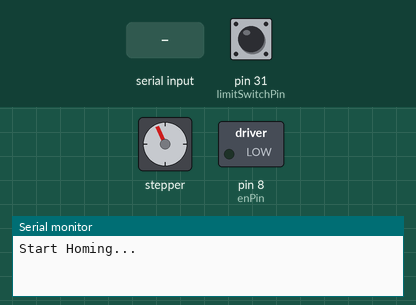
This sketch was run on a simulated Arduino Mega 2560, built with avr-gcc and run on an emulated ATmega2560. Shown: stepper motor, switched loads named in the sketch (green lamp = pin HIGH), the last lines printed to the serial monitor. The test bench sets the inputs (shaded band); at power-on: pin 31 (limitSwitchPin) HIGH. Stepper angles assume 200 steps per turn.

Above: at 0.8 s.
0.9 s: pin 31 (limitSwitchPin) pulled LOW for 0.15 s
At 2.5 s:
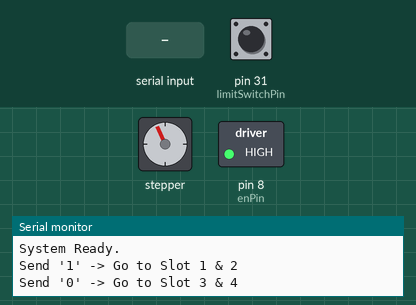
3.4 s: "0" received over Serial
At 4.09 s:
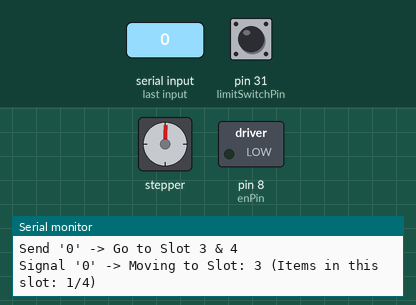
At 4.72 s:
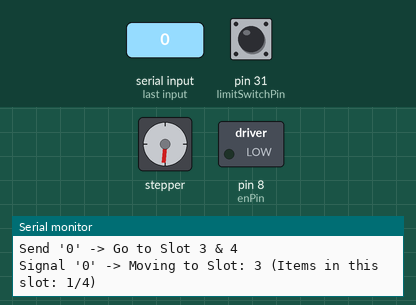
6.4 s: "1" received over Serial
12.4 s: "0" received over Serial
Timing chart, 0 to 19.4 s (numbered marks = the images above; inputs shaded):
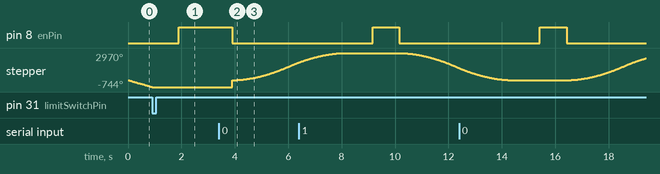

The sketch:

stepper3.ino
```cpp
#include <AccelStepper.h>

const int stepPin = 13;
const int dirPin = 12;
const int limitSwitchPin = 31;
const int enPin = 8;

AccelStepper stepper(1, stepPin, dirPin);

long positions[4] = {0, 885, 1650, 2400}; // ตำแหน่งช่องที่ 1, 2, 3, 4
int slotCounts[4] = {0, 0, 0, 0};          // ตัวนับจำนวนของในแต่ละช่อง (สูงสุด 4 ชิ้น)

void setup() {
  Serial.begin(115200);

  pinMode(limitSwitchPin, INPUT_PULLUP);
  pinMode(enPin, OUTPUT);
  digitalWrite(enPin, LOW);

  stepper.setMaxSpeed(800);
  stepper.setAcceleration(400);

  // ทำ Homing ครั้งแรกตอนเปิดเครื่อง
  runHoming();

  Serial.println("System Ready.");
  Serial.println("Send '1' -> Go to Slot 1 & 2");
  Serial.println("Send '0' -> Go to Slot 3 & 4");
}

void loop() {
  pauseMotor();
  // ตรวจสอบข้อมูลที่รับเข้ามาทาง Serial
  if (Serial.available() > 0) {
    char incomingChar = Serial.read();

    // เรียกใช้งานฟังก์ชันรับค่าและสั่งงานมอเตอร์
    processSlotCommand(incomingChar);
  }
}

// ==========================================
// ฟังก์ชันสำหรับจัดการคำสั่งจาก Serial (0 หรือ 1)
// ==========================================
void processSlotCommand(char command) {
  int targetIndex = -1;

  // ถ้าได้รับ '1' (เลือกช่อง 1 หรือ 2)
  if (command == '1') {
    if (slotCounts[0] < 4) {
      targetIndex = 0; // ช่องที่ 1
      slotCounts[0]++;
    } else if (slotCounts[1] < 4) {
      targetIndex = 1; // ช่องที่ 2
      slotCounts[1]++;
    } else {
      Serial.println("⚠️ Warning: Slot 1 and 2 are FULL!");
    }
  }
  // ถ้าได้รับ '0' (เลือกช่อง 3 หรือ 4)
  else if (command == '0') {
    if (slotCounts[2] < 4) {
      targetIndex = 2; // ช่องที่ 3
      slotCounts[2]++;
    } else if (slotCounts[3] < 4) {
      targetIndex = 3; // ช่องที่ 4
      slotCounts[3]++;
    } else {
      Serial.println("⚠️ Warning: Slot 3 and 4 are FULL!");
    }
  }

  // ถ้าเลือกตำแหน่งได้ ให้สั่งมอเตอร์วิ่งไป
  if (targetIndex != -1) {
    Serial.print("Signal '");
    Serial.print(command);
    Serial.print("' -> Moving to Slot: ");
    Serial.print(targetIndex + 1);
    Serial.print(" (Items in this slot: ");
    Serial.print(slotCounts[targetIndex]);
    Serial.println("/4)");

    digitalWrite(enPin, LOW); // จ่ายไฟเตรียมวิ่ง
    stepper.runToNewPosition(positions[targetIndex]);

    // ถึงตำแหน่งแล้ว ตัดไฟพัก 1 วินาที
    pauseMotor();
  }
}

// ฟังก์ชันสำหรับทำ Homing (วิ่งชนซ้าย ถอยออก 50 สเต็ป เซ็ตศูนย์)
void runHoming() {
  Serial.println("Start Homing...");
  digitalWrite(enPin, LOW);

  stepper.setSpeed(-500);
  while (digitalRead(limitSwitchPin) == HIGH) {
    stepper.runSpeed();
  }
  stepper.stop();

  // ถอยซ้ายไปอีก 50 สเต็ปด้วยความเร็วคงที่
  long targetOffset = stepper.currentPosition() - 0;
  stepper.setSpeed(-400);
  while (stepper.currentPosition() > targetOffset) {
    stepper.runSpeed();
  }
  stepper.stop();

  stepper.setCurrentPosition(0);
  Serial.println("Homing Complete!");
  pauseMotor();
}

// ฟังก์ชันสำหรับหน่วงเวลาและตัดไฟมอเตอร์
void pauseMotor() {
  delay(1000);            // รอให้มอเตอร์หยุดนิ่งสนิท 1 วินาที
  digitalWrite(enPin, HIGH); // สั่งตัดไฟ (Disable) ค้างไว้ เพื่อลดการกินกระแส
  // ไม่ต้องสั่งเปิดไฟกลับตรงนี้ เพราะตอนจะวิ่งฟังก์ชันหลักจะเปิดให้อัตโนมัติ
}
```

Measured:
- after the input at 0.9 s, pin 8 (enPin): LOW → HIGH after 1.0 s
- after the input at 3.4 s, pin 8 (enPin): HIGH → LOW after 0.50 s; stepper: keeps turning clockwise at about 1078°/s, starting after 0.50 s
